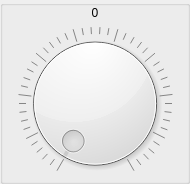
<?xml version="1.0" encoding="UTF-8"?>
<ui version="4.0">
 <class>MonitorWgt</class>
 <widget class="BaseWgt" name="MonitorWgt">
  <property name="geometry">
   <rect>
    <x>0</x>
    <y>0</y>
    <width>190</width>
    <height>184</height>
   </rect>
  </property>
  <property name="sizePolicy">
   <sizepolicy hsizetype="Fixed" vsizetype="Fixed">
    <horstretch>0</horstretch>
    <verstretch>0</verstretch>
   </sizepolicy>
  </property>
  <property name="windowTitle">
   <string>Form</string>
  </property>
  <layout class="QVBoxLayout" name="verticalLayout">
   <property name="leftMargin">
    <number>0</number>
   </property>
   <property name="topMargin">
    <number>0</number>
   </property>
   <property name="rightMargin">
    <number>0</number>
   </property>
   <property name="bottomMargin">
    <number>0</number>
   </property>
   <item>
    <widget class="QLabel" name="label">
     <property name="sizePolicy">
      <sizepolicy hsizetype="Preferred" vsizetype="Fixed">
       <horstretch>0</horstretch>
       <verstretch>0</verstretch>
      </sizepolicy>
     </property>
     <property name="text">
      <string>0</string>
     </property>
     <property name="alignment">
      <set>Qt::AlignCenter</set>
     </property>
    </widget>
   </item>
   <item>
    <widget class="QDial" name="dial">
     <property name="minimum">
      <number>10</number>
     </property>
     <property name="notchesVisible">
      <bool>true</bool>
     </property>
    </widget>
   </item>
  </layout>
 </widget>
 <customwidgets>
  <customwidget>
   <class>BaseWgt</class>
   <extends>QGroupBox</extends>
   <header>BaseWgt/BaseWgt.h</header>
   <container>1</container>
  </customwidget>
 </customwidgets>
 <resources/>
 <connections/>
</ui>
